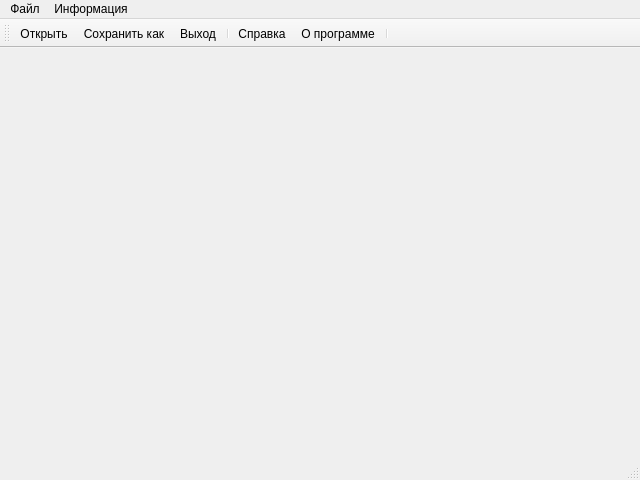
<?xml version="1.0" encoding="UTF-8"?>
<ui version="4.0">
 <class>MainWindow</class>
 <widget class="QMainWindow" name="MainWindow">
  <property name="geometry">
   <rect>
    <x>0</x>
    <y>0</y>
    <width>640</width>
    <height>480</height>
   </rect>
  </property>
  <property name="windowTitle">
   <string>Работа №1</string>
  </property>
  <property name="windowIcon">
   <iconset>
    <normaloff>../build-graphics_lab1-Desktop_Qt_5_13_0_MinGW_64_bit-Debug/resources/09.ico</normaloff>../build-graphics_lab1-Desktop_Qt_5_13_0_MinGW_64_bit-Debug/resources/09.ico</iconset>
  </property>
  <widget class="QWidget" name="centralwidget">
   <layout class="QGridLayout" name="gridLayout">
    <item row="0" column="0">
     <widget class="QLabel" name="imageLabel">
      <property name="text">
       <string/>
      </property>
     </widget>
    </item>
   </layout>
  </widget>
  <widget class="QStatusBar" name="statusbar"/>
  <widget class="QToolBar" name="toolBar">
   <property name="windowTitle">
    <string>toolBar</string>
   </property>
   <attribute name="toolBarArea">
    <enum>TopToolBarArea</enum>
   </attribute>
   <attribute name="toolBarBreak">
    <bool>false</bool>
   </attribute>
   <addaction name="openAction"/>
   <addaction name="saveAction"/>
   <addaction name="exitAction"/>
   <addaction name="separator"/>
   <addaction name="helpAction"/>
   <addaction name="aboutAction"/>
   <addaction name="separator"/>
  </widget>
  <widget class="QMenuBar" name="menubar">
   <property name="geometry">
    <rect>
     <x>0</x>
     <y>0</y>
     <width>640</width>
     <height>20</height>
    </rect>
   </property>
   <widget class="QMenu" name="fileMenu">
    <property name="title">
     <string>Файл</string>
    </property>
    <addaction name="openAction"/>
    <addaction name="saveAction"/>
    <addaction name="separator"/>
    <addaction name="exitAction"/>
   </widget>
   <widget class="QMenu" name="infoMenu">
    <property name="title">
     <string>Информация</string>
    </property>
    <addaction name="helpAction"/>
    <addaction name="separator"/>
    <addaction name="aboutAction"/>
   </widget>
   <addaction name="fileMenu"/>
   <addaction name="infoMenu"/>
  </widget>
  <action name="openAction">
   <property name="icon">
    <iconset resource="resources.qrc">
     <normaloff>:/resources/icons/icons8-opened-folder-100.png</normaloff>:/resources/icons/icons8-opened-folder-100.png</iconset>
   </property>
   <property name="text">
    <string>Открыть...</string>
   </property>
  </action>
  <action name="saveAction">
   <property name="icon">
    <iconset resource="resources.qrc">
     <normaloff>:/resources/icons/icons8-save-100.png</normaloff>:/resources/icons/icons8-save-100.png</iconset>
   </property>
   <property name="text">
    <string>Сохранить как...</string>
   </property>
  </action>
  <action name="exitAction">
   <property name="icon">
    <iconset resource="resources.qrc">
     <normaloff>:/resources/icons/icons8-exit-100.png</normaloff>:/resources/icons/icons8-exit-100.png</iconset>
   </property>
   <property name="text">
    <string>Выход</string>
   </property>
  </action>
  <action name="helpAction">
   <property name="icon">
    <iconset resource="resources.qrc">
     <normaloff>:/resources/icons/icons8-info-100.png</normaloff>:/resources/icons/icons8-info-100.png</iconset>
   </property>
   <property name="text">
    <string>Справка</string>
   </property>
  </action>
  <action name="aboutAction">
   <property name="icon">
    <iconset resource="resources.qrc">
     <normaloff>:/resources/icons/icons8-help-100.png</normaloff>:/resources/icons/icons8-help-100.png</iconset>
   </property>
   <property name="text">
    <string>О программе</string>
   </property>
  </action>
 </widget>
 <resources>
  <include location="resources.qrc"/>
 </resources>
 <connections/>
</ui>
